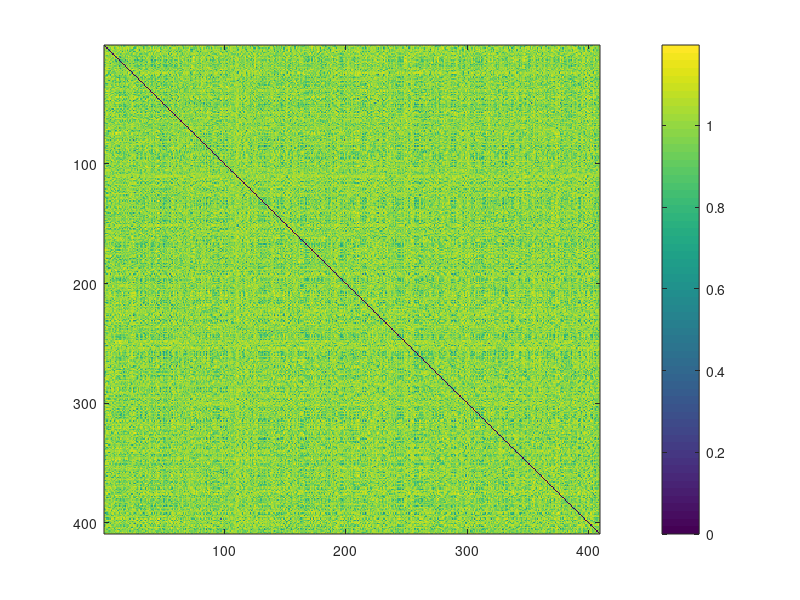
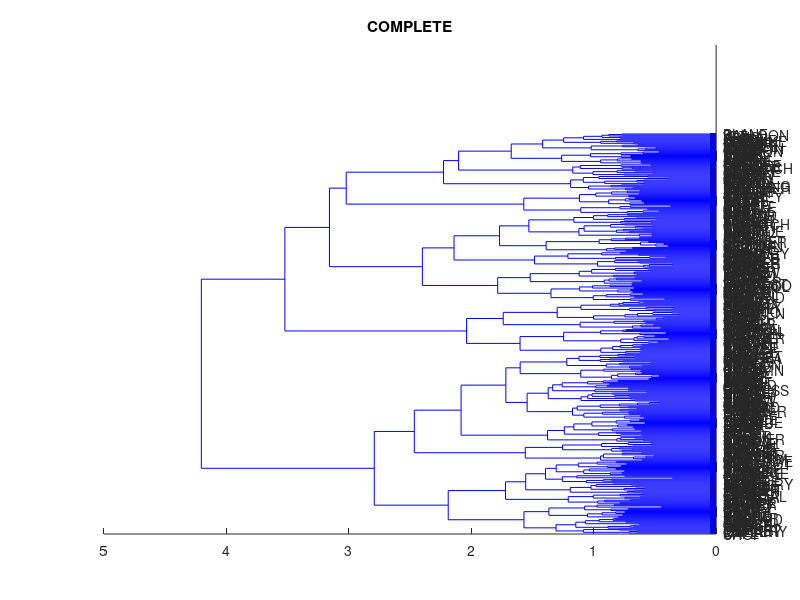

These figures' MATLAB source, in order: (Note: this script raises an error after producing the figures.)
%% Mar 18 2016 Yuan. Modified from improveSil.m
%% March 23 : scott made some comments
% /Users/yuantao/Google Drive/WP2.2
%%%%%%%%%%%%%%%%%%%%%%%%%%%%%%%%%%%%%%%%%%%%
% Algorithm
% Give a specified number of selected clusters, 
% and a specified number of minumal items
% n = number of iteration of truncating the dense matrix, i.e. discarding
% samples
% For iteration = 1:n_iterations
%   Calculate hier clustering and silhouette scores
%   Truncate the matrix
%        i.e. if cluster_size < min_cluster_size: discard the cluster
%             else: remove the worst item of the cluster
%   reduced_dm = hc_truncateDenseMatrix(dm)
%   dm = reduced_dm
%           
% For each iteration, keep track of the new dm, the remaining/discared
% sample ids, the hier clustering results and the silhoutte scores
%                
% Parameters
% range_n_clusters % Numbers of clusters to use to truncate the dengrogram
% min_cluster_size (=1 to exclude outliers)
% range_max_cluster_size %aka minItems / itemPerCat
% range_n_iteratons %aka ieterationsPerLevel
%%%%%%%%%%%%%%%%%%%%%%%%%%
% Mar 22 2016. + Extra of looping through range of number of iterations,
% i.e. pre-define a range of iteration times and store results in one
% structure
% Mar 23 2016 IDENTICAL TO improveSil.m
%%%%%%%%%%%%%%%%%%%%%%%%%%%%%%%%%%%%%%%%%%%%
warning('off','stats:linkage:NotEuclideanMatrix');
warning('off','stats:linkage:NotEuclideanMethod')

clear
%% 
load workingNouns
targWords = word;
dimWords = dm_verb;

%% 1. Load data
% matrixFolder = 'DataMatrices/';
% dimWordType = 'Adjs';
% creatingDate = '23-Mar-2016'
% savedmName = [matrixFolder 'reducedDM_selTargNoun_fromTop' dimWordType '-' creatingDate '.mat'];
% data = load(savedmName);
% fieldname = fieldnames(data);
% dm = data.(fieldname{1});
% %%%%%target words for rows and columns
% targWordFile = [matrixFolder 'selTargNoun_fromTop' dimWordType '-' creatingDate];
% fid = fopen(targWordFile,'r');
% targWords = textscan(fid,'%s');
% fclose(fid);
% targWords = targWords{1};
% %%%%%%%
% targWordFile = [matrixFolder 'selTop' dimWordType '400-' creatingDate];
% fid = fopen(targWordFile,'r');
% dimWords = textscan(fid,'%s');
% fclose(fid);
% dimWords = dimWords{1};

%% 2. Check the initial dengrogram, which can give a fair estimate of the
% natural clustering
Y = pdist(dm_verb,'correlation');
figure();imagesc(squareform(Y));colorbar();
Z = linkage(Y, 'ward');
% clustering all 
figure();
[H,T] = dendrogram(Z,size(dm_verb,1),'Labels',targWords,...
    'Orientation','left','ColorThreshold',1.4 );
title('COMPLETE')
hc_plotFlatClusters(dm_verb,targWords,1.4)
% E.G. Use a threshold
% woringNouns: 1.6:22 1.5:14, 1.4:31, 1.2:51
disThrs = 1.6;
T = cluster(Z,'cutoff',disThrs,'criterion','distance');
n_clusters = max(T)
% Then check the cluster sizes
sizes = [];
for ic = 1:n_clusters
    sizes(ic) = length(find(T==ic));
    fprintf('Cluster %d has %d items\n',ic,sizes(ic));
end
mean(sizes)
median(sizes)

%%%%%%%%%%%%%%%%%%%%%%%%%%%%%%%%%%%%%%%%%%%%%%%%%%%%%
%% 3. Main loop
% SPECIFY A RANGE
close all;
range_n_clusters = [4 8 15];
% MAY CHANGE ACCORDING TO n_clusters
min_cluster_size = 1; %
range_max_cluster_size = [60,20,10 ];% [80 25 10 5]; % AKA minItems
% SET TO 1000 FOR ALL IF TERMINATE IF NO MORE SAMPLES GET REMOVED
range_n_iterations = [20 20 50  ];%linspace(1000,1000,length(range_n_clusters));% % AKA iterationsPerLevel

showDeletedItems = 0; %IF PRINT THE DETAILS OR NOT
clear loopDMs loopRemainedTargWords copScores silScores
inloopDM = dm_verb; %The same dense matrix going through the recursion
inloopTargWords = word;
for i_clusters = 1:length(range_n_clusters)
    n_clusters = range_n_clusters(i_clusters);
    n_iterations = range_n_iterations(i_clusters);
    max_cluster_size = range_max_cluster_size(i_clusters);
    fprintf('%d: Use %d maxclust with %d of times iteration;',i_clusters,n_clusters,n_iterations);
    fprintf('\nremove the worst item if cluster size > %d\n',max_cluster_size);
%     try
       [loopDMs{i_clusters}, loopRemainedTargWords{i_clusters},...
        copScores{i_clusters}, silScores{i_clusters}] = ...
            hc_eliminateSamples_recursion_aggressive(inloopDM, inloopTargWords, n_iterations,...
            n_clusters,max_cluster_size, min_cluster_size, showDeletedItems, 0);
        inloopDM = loopDMs{i_clusters}{length(loopDMs{i_clusters})}; %Use the last dm in next loop
        inloopTargWords = loopRemainedTargWords{i_clusters}{length(loopDMs{i_clusters})};
        fprintf('Final dm size %d %d\n',size(inloopDM));
%     catch ME
%         if strcmp(ME.identifier,'stats:linkage:TooFewDistances');
%             fprintf('Iteration stopped at %d level with %d iteration times\n',i_iteration,n_iterations)
%         else
%             disp(ME.identifier);
%         end
%      end
end

%DATA STRUCTURE
% loopDMs{i}{j};%: reduced dense matrix using i-th choice of iterations and of the j-th iteration
% THUS the last dense matrix of i-th choice of range_n_iterations is
% loopDMs{i}{range_n_iterations(i)}
%The same for the others
% HOWEVER IF THE ITERATION TERMINATED EARLY, THE LAST MATRIX IS length(loopDMs{x})
%%%%%%%%%%%%%%%%%%%%%%%%%%%%%%%%%%%%%%%%%%%%%%%%%
x = numel(loopDMs);
j = length(loopDMs{x});
loopDM = loopDMs{x}{j};
% disp(size(loopDM));
loopLbls = loopRemainedTargWords{x}{j};
%hc_plotDM(loopDM,loopLbls);

target_n_clusters = range_n_clusters(x);
sorted_tw = hc_plotFlatClusters(loopDM,loopLbls,target_n_clusters);
% RETURN THE ORDERED LABLES AS IN THE DENDROGRAM, CAN CHECK IT ROUGHLY,
% E.G.
disp(sorted_tw(1:10));
disp(sorted_tw(10:20));
% %%%%%%%%%%%%%%%%%%%%%%%%%%%%%%%%%%%%%%%%%%%%%%%%%%%%%
% Check what the items are
Z = linkage(loopDM, 'ward','correlation');
T = cluster(Z,'maxclust',target_n_clusters);
% OR PLOT DENDROGRAM
% [H T sortedRowIds] = dendrogram(Z,size(loopDM,1),'Labels',loopLbls,'Orientation','left','ColorThreshold',1.);
for ic = 1:target_n_clusters
    words = lower(loopLbls(find(T==ic)));
    fprintf('\n%u Cluster with %u items\n',ic,length(words));
    for iw = 1:length(words)
       fprintf([words{iw} ' ']);
    end
end

% OR PRINT THE ORDERED LABLES AS IN THE DENDROGRAM
sorted_tw = wrev(sorted_tw);
for i = 1:length(sorted_tw)
    disp(sorted_tw{i});
end
    
%%%%%%%%%%%%%%%%%%%%%%%%%%%%%%%%%%%%%%%%%%%%%%%%
% Check silhouette
figure();
[S SH] = silhouette(loopDM,T,'correlation');

silCluster = {}; %The sil scores of items in each cluster
grandavgSil = [];
grandvarSil = [];
for iCluster = 1:range_n_clusters(x)
    silCluster{iCluster} = S(find(T==iCluster));
    grandavgSil(iCluster) = mean(silCluster{iCluster});
    grandvarSil(iCluster) = var(silCluster{iCluster});
    fprintf('Cluster %d has mean sil %f, var = %f \n',...
        iCluster,mean(silCluster{iCluster}),var(silCluster{iCluster}));
end
fprintf('Overall silhouette width = %f +/- %f\n',...
    mean(grandavgSil),std(grandavgSil));


